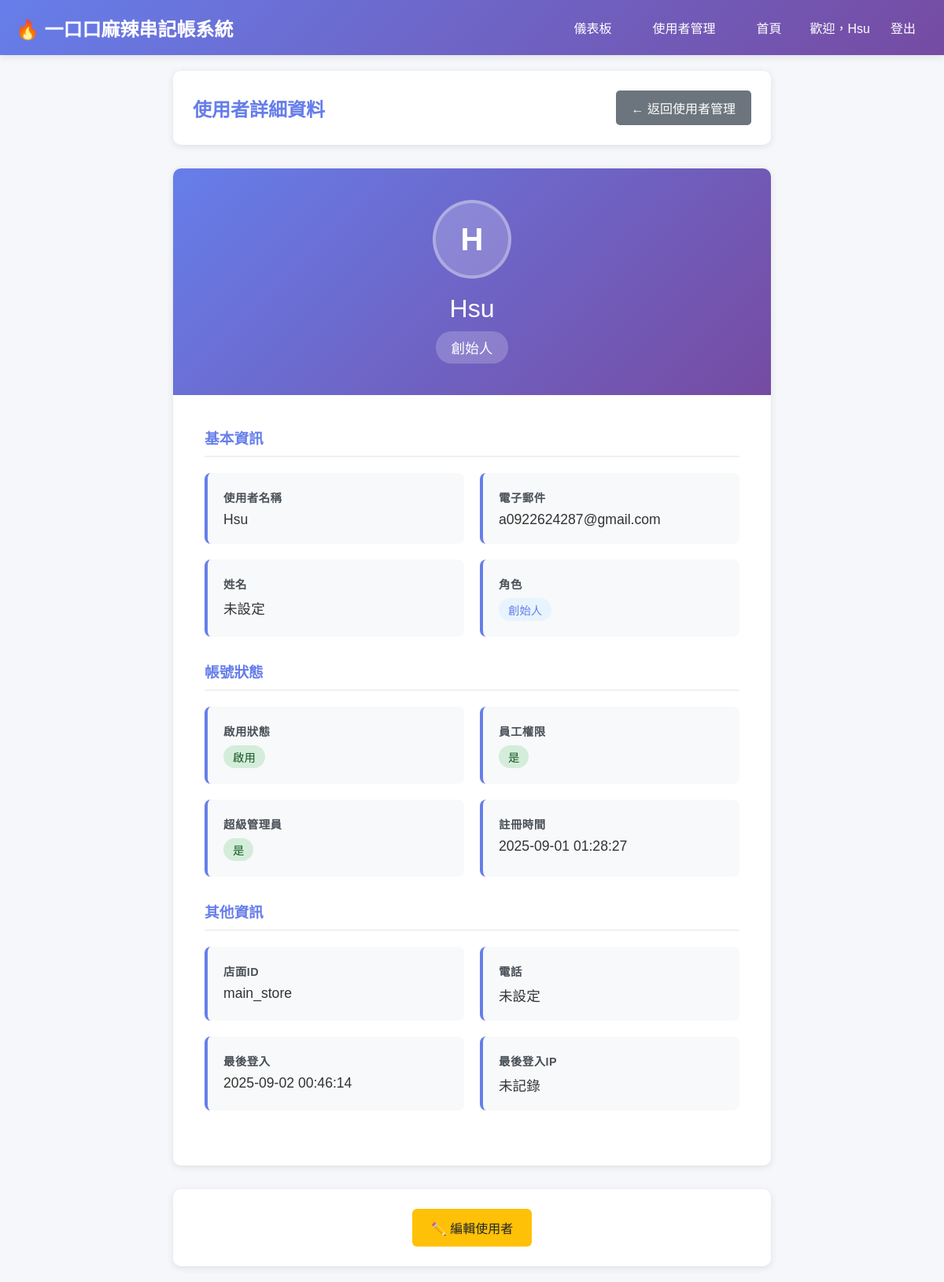
Page /dashboard/users/1/ (signed in) on the committed database.
### accounts/models.py (models this page shows, shortened)
class User(AbstractUser):
    ROLE_CHOICES = [
        ('founder', '創始人'),
        ('franchisee', '加盟商'),
        ('staff', '員工'),
    ]
    role = models.CharField(
        max_length=20,
        choices=ROLE_CHOICES,
        default='founder',
        verbose_name='角色'
    )
    store_id = models.CharField(
        max_length=50,
        default='main_store',
        verbose_name='店面ID'
    )
    phone = models.CharField(
        max_length=20,
        blank=True,
        verbose_name='電話'
    )
    is_active = models.BooleanField(
        default=True,
        verbose_name='啟用狀態'
    )
    last_login_ip = models.GenericIPAddressField(
        blank=True,
        null=True,
        verbose_name='最後登入IP'
    )
    class Meta:
        verbose_name = '使用者'
        verbose_name_plural = '使用者'
        ordering = ['-date_joined']

### onecoco/views.py (the view)
# urls.py: path('dashboard/users/<int:user_id>/', views.user_detail, name='user_detail'),
@login_required
def user_detail(request, user_id):
    user_detail = get_object_or_404(User, id=user_id)
    context = {
        'user_detail': user_detail,
        'user': request.user,
    }
    return render(request, 'dashboard/user_detail.html', context)

### templates/dashboard/user_detail.html (shortened to what this page needs)
<!DOCTYPE html>
<html lang="zh-TW">
<head>
</head>
<body>
    <nav class="navbar">
        <div class="nav-container">
            <div class="nav-logo">
                <h1>🔥 一口口麻辣串記帳系統</h1>
            </div>
            <div class="nav-menu">
                <a href="{% url 'dashboard' %}">儀表板</a>
                <a href="{% url 'user_management' %}">使用者管理</a>
                <a href="{% url 'home' %}">首頁</a>
                <div class="nav-user">
                    <span>歡迎，{{ user.username }}</span>
                    <a href="{% url 'custom_logout' %}">登出</a>
                </div>
            </div>
        </div>
    </nav>
    <div class="main-container">
        <div class="page-header">
            <h2>使用者詳細資料</h2>
            <a href="{% url 'user_management' %}" class="back-btn">← 返回使用者管理</a>
        </div>
        <div class="user-profile">
            <div class="profile-header">
                <div class="profile-avatar">
                    {{ user_detail.username|first|upper }}
                </div>
                <div class="profile-name">{{ user_detail.username }}</div>
                <div class="profile-role">{{ user_detail.get_role_display }}</div>
            </div>
            <div class="profile-details">
                <div class="detail-section">
                    <h3>基本資訊</h3>
                    <div class="detail-grid">
                        <div class="detail-item">
                            <div class="detail-label">使用者名稱</div>
                            <div class="detail-value">{{ user_detail.username }}</div>
                        </div>
                        <div class="detail-item">
                            <div class="detail-label">電子郵件</div>
                            <div class="detail-value">{{ user_detail.email|default:"未設定" }}</div>
                        </div>
                        <div class="detail-item">
                            <div class="detail-label">姓名</div>
                            <div class="detail-value">
                                {% if user_detail.first_name or user_detail.last_name %}
                                    {{ user_detail.first_name|default:"" }} {{ user_detail.last_name|default:"" }}
                                {% else %}
                                    未設定
                                {% endif %}
                            </div>
                        </div>
                        <div class="detail-item">
                            <div class="detail-label">角色</div>
                            <div class="detail-value role">{{ user_detail.get_role_display }}</div>
                        </div>
                    </div>
                </div>
                <div class="detail-section">
                    <h3>帳號狀態</h3>
                    <div class="detail-grid">
                        <div class="detail-item">
                            <div class="detail-label">啟用狀態</div>
                            <div class="detail-value status {% if user_detail.is_active %}status-active{% else %}status-inactive{% endif %}">
                                {% if user_detail.is_active %}啟用{% else %}停用{% endif %}
                            </div>
                        </div>
                        <div class="detail-item">
                            <div class="detail-label">員工權限</div>
                            <div class="detail-value status {% if user_detail.is_staff %}status-active{% else %}status-inactive{% endif %}">
                                {% if user_detail.is_staff %}是{% else %}否{% endif %}
                            </div>
                        </div>
                        <div class="detail-item">
                            <div class="detail-label">超級管理員</div>
                            <div class="detail-value status {% if user_detail.is_superuser %}status-active{% else %}status-inactive{% endif %}">
                                {% if user_detail.is_superuser %}是{% else %}否{% endif %}
                            </div>
                        </div>
                        <div class="detail-item">
                            <div class="detail-label">註冊時間</div>
                            <div class="detail-value">{{ user_detail.date_joined|date:"Y-m-d H:i:s" }}</div>
                        </div>
                    </div>
                </div>
                <div class="detail-section">
                    <h3>其他資訊</h3>
                    <div class="detail-grid">
                        <div class="detail-item">
                            <div class="detail-label">店面ID</div>
                            <div class="detail-value">{{ user_detail.store_id|default:"未設定" }}</div>
                        </div>
                        <div class="detail-item">
                            <div class="detail-label">電話</div>
                            <div class="detail-value">{{ user_detail.phone|default:"未設定" }}</div>
                        </div>
                        <div class="detail-item">
                            <div class="detail-label">最後登入</div>
                            <div class="detail-value">
                                {% if user_detail.last_login %}
                                    {{ user_detail.last_login|date:"Y-m-d H:i:s" }}
                                {% else %}
                                    從未登入
                                {% endif %}
                            </div>
                        </div>
                        <div class="detail-item">
                            <div class="detail-label">最後登入IP</div>
                            <div class="detail-value">{{ user_detail.last_login_ip|default:"未記錄" }}</div>
                        </div>
                    </div>
                </div>
            </div>
        </div>
        <div class="action-buttons">
            <a href="{% url 'user_edit' user_detail.id %}" class="btn btn-warning">✏️ 編輯使用者</a>
        </div>
    </div>
</body>
</html>

### templates/dashboard/user_detail.html (style rules this page uses)
* { margin: 0; padding: 0; box-sizing: border-box; }
body { font-family: 'Microsoft JhengHei', Arial, sans-serif; background: #f5f7fa; color: #333; }
.navbar { background: linear-gradient(135deg, #667eea 0%, #764ba2 100%); color: white; padding: 15px 0; box-shadow: 0 2px 10px rgba(0,0,0,0.1); }
.nav-container { max-width: 1200px; margin: 0 auto; display: flex; justify-content: space-between; align-items: center; padding: 0 20px; }
.nav-logo h1 { font-size: 1.5em; font-weight: 600; }
.nav-menu { display: flex; gap: 20px; align-items: center; }
.nav-menu a { color: white; text-decoration: none; padding: 8px 16px; border-radius: 5px; transition: background 0.3s ease; white-space: nowrap; display: flex; align-items: center; justify-content: center; min-width: fit-content; }
.nav-user { display: flex; align-items: center; gap: 10px; }
.main-container { max-width: 800px; margin: 0 auto; padding: 20px; }
.page-header { background: white; border-radius: 10px; padding: 25px; margin-bottom: 30px; box-shadow: 0 2px 10px rgba(0,0,0,0.1); display: flex; justify-content: space-between; align-items: center; }
.page-header h2 { color: #667eea; margin: 0; }
.back-btn { background: #6c757d; color: white; padding: 10px 20px; border: none; border-radius: 5px; text-decoration: none; font-weight: 500; transition: background 0.3s ease; }
.user-profile { background: white; border-radius: 10px; box-shadow: 0 2px 10px rgba(0,0,0,0.1); overflow: hidden; }
.profile-header { background: linear-gradient(135deg, #667eea 0%, #764ba2 100%); color: white; padding: 40px; text-align: center; }
.profile-avatar { width: 100px; height: 100px; background: rgba(255,255,255,0.2); border-radius: 50%; display: flex; align-items: center; justify-content: center; color: white; font-size: 2.5em; font-weight: bold; margin: 0 auto 20px; border: 4px solid rgba(255,255,255,0.3); }
.profile-name { font-size: 2em; margin-bottom: 10px; }
.profile-role { background: rgba(255,255,255,0.2); padding: 8px 20px; border-radius: 20px; font-size: 1.1em; display: inline-block; }
.profile-details { padding: 40px; }
.detail-section { margin-bottom: 30px; }
.detail-section h3 { color: #667eea; margin-bottom: 20px; padding-bottom: 10px; border-bottom: 2px solid #f0f0f0; }
.detail-grid { display: grid; grid-template-columns: repeat(auto-fit, minmax(250px, 1fr)); gap: 20px; }
.detail-item { background: #f8f9fa; padding: 20px; border-radius: 8px; border-left: 4px solid #667eea; }
.detail-label { font-weight: 600; color: #495057; margin-bottom: 8px; font-size: 0.9em; text-transform: uppercase; letter-spacing: 0.5px; }
.detail-value { color: #333; font-size: 1.1em; }
.detail-value.role { background: #e8f4fd; color: #667eea; padding: 4px 12px; border-radius: 15px; font-size: 0.9em; font-weight: 500; display: inline-block; }
.detail-value.status { padding: 4px 12px; border-radius: 15px; font-size: 0.9em; font-weight: 500; display: inline-block; }
.status-active { background: #d4edda; color: #155724; }
.action-buttons { background: white; border-radius: 10px; padding: 25px; margin-top: 30px; box-shadow: 0 2px 10px rgba(0,0,0,0.1); text-align: center; }
.btn { display: inline-block; padding: 12px 24px; text-decoration: none; border-radius: 6px; font-size: 1em; margin: 0 10px; transition: all 0.3s ease; font-weight: 500; }
.btn-warning { background: #ffc107; color: #212529; }

### rows in the picture
User: username "Hsu", username|first "H", role "創始人", email "a0922624287@gmail.com", date_joined "2025-09-01 01:28:27", store_id "main_store", phone "未設定", last_login "2025-09-02 00:46:14", last_login_ip "未記錄"
